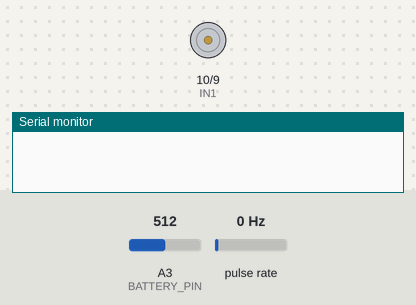
A sketch run on a simulated Arduino Uno, built with avr-gcc and run on an emulated ATmega328P. Shown: motor-driver pin pairs drawn as motors (green arrow = first pin HIGH = forward, orange = second pin HIGH = backward, longer = more drive, scaled by the enable pin), the last lines printed to the serial monitor. Wiring (inferred from the names in the program): pulse sensor: data pin 2. The inputs (shaded band) are chosen by the test bench; at power-on: A3 (BATTERY_PIN) = 512, pulse rate 0 Hz.

Above: at 0.1 s.
At 125.3 s:
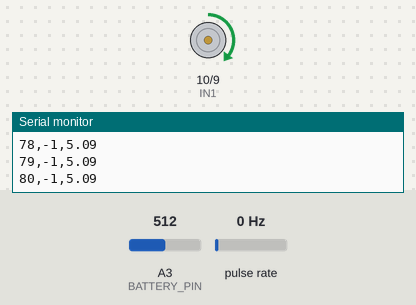
Timing chart, 0 to 126.8 s (numbered marks = the images above):
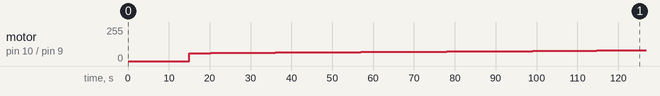

The sketch:

WheelEncoderCollector.ino
```cpp
#define ENCODER_PIN 2
#define ENCODER_N   20
#define ENA 11
#define IN1 10
#define IN2 9
#define BATTERY_PIN A3
#define VccMax 5
#define VccCorrection 1.017173

unsigned long T1 = 0, T2 = 0, T;
bool MeasDone = 0;
int Motor_RPM = 0;

float getVolt(){
  return analogRead(BATTERY_PIN) * VccMax / 1023.0 * 2 * VccCorrection;
}

void INT0_ISR(void)
{
  if(MeasDone)
  {
    T2 = micros();
    T = T2 - T1;
    MeasDone = 0;
  }
  else
  {
    T1 = micros();
    MeasDone = 1;
  }
}

void setup()
{
  Serial.begin(9600);
  pinMode(ENCODER_PIN, INPUT);
  pinMode(ENA, OUTPUT);
  pinMode(IN1, OUTPUT);
  pinMode(IN2, OUTPUT);
  pinMode(BATTERY_PIN, INPUT);
  attachInterrupt(digitalPinToInterrupt(ENCODER_PIN), INT0_ISR, RISING);
  while(!Serial){}
}
void loop()
{
  digitalWrite(IN1, LOW);
  digitalWrite(IN2, LOW);
  delay(10000);
  Serial.print(0);
  Serial.print(",");
  Serial.print(0);
  Serial.print(",");
  Serial.println(getVolt());
  delay(5000);
  for(int i = 60; i <= 255; i++){
    analogWrite(ENA, i);
    digitalWrite(IN1, HIGH);
    digitalWrite(IN2, LOW);
    delay(250);
    int sum = 0;
    for(int j = 0; j < 20; j++){
      sum += (60000000) / (T * ENCODER_N);
      delay(250);
    }
    Serial.print(i);
    Serial.print(",");
    Serial.print(sum/20);
    Serial.print(",");
    Serial.println(getVolt());
  }
}
```

Measured:
- by itself, motor on pin 10 (IN1) / pin 9 (IN2): moves from stopped to forward 81/255 over 110 s
